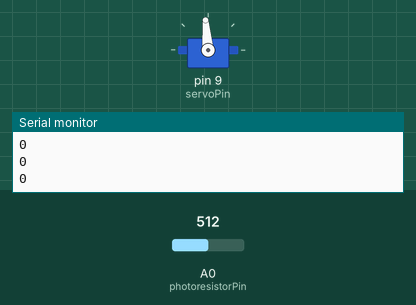
This sketch was run on a simulated Arduino Uno, built with avr-gcc and run on an emulated ATmega328P. Shown: servo, the last lines printed to the serial monitor. The inputs (shaded band) are chosen by the test bench; at power-on: A0 (photoresistorPin) = 512.

Above: at 9.0 s.
9.1 s: A0 (photoresistorPin) set to 496
At 12.0 s:
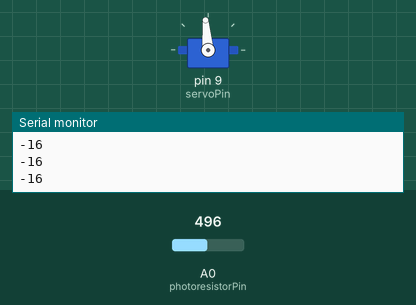
12.1 s: A0 (photoresistorPin) set to 511
At 12.8 s:
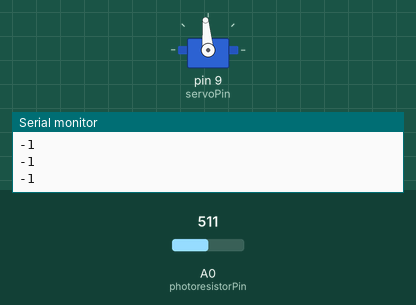
13.6 s: A0 (photoresistorPin) set to 306
At 16.5 s:
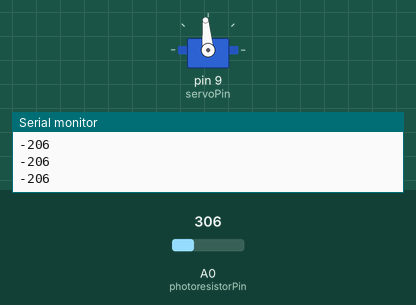
16.6 s: A0 (photoresistorPin) set to 716
At 17.2 s:
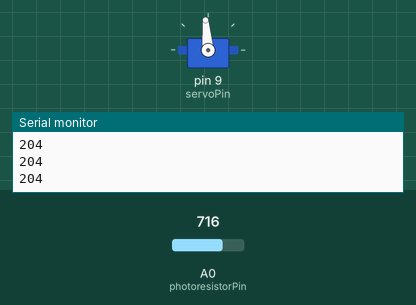
Timing chart, 0 to 19.1 s (numbered marks = the images above; inputs shaded):
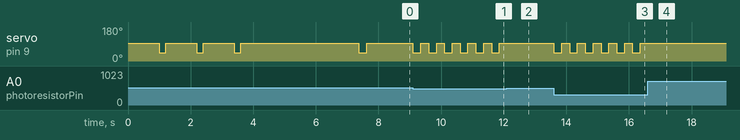

Measured:
- the behaviour switches between 508 and 507 on A0 (photoresistorPin) (found by bisection; images 0 and 1)
- after the input at 9.1 s, servo on pin 9 (servoPin): alternates 95° for 0.25 s and 45° for 0.25 s, starting at once
- after the input at 12.1 s, servo on pin 9 (servoPin): stops changing and stays 95°
- after the input at 13.6 s, servo on pin 9 (servoPin): alternates 95° for 0.25 s and 45° for 0.25 s, starting at once
- after the input at 16.6 s, servo on pin 9 (servoPin): stops changing and stays 95°

The sketch:

calibrationSensor.ino
```cpp
#include <Servo.h>

Servo sorterServo;

const int photoresistorPin = A0; // Photoresistor connected to analog pin A0
const int calibrationDuration = 3000; // Calibration duration in milliseconds (3 seconds)
const int discardDuration = 500; // Duration to discard initial readings in milliseconds (500 milliseconds)
const int servoPin = 9;

const int servoStandardAngle = 95;
const int servoSortAngle = 45;

int calibrationOffset = 0;

void calibrate(){
  unsigned long startTime = millis(); // Record start time for calibration
  int calibrationCount = 0;
  int calibrationValues[calibrationDuration / 5]; // Assuming 5 ms delay in the loop
  int index = 0;

  // Calibration phase
  while (millis() - startTime < calibrationDuration) {
    int sensorValue = analogRead(photoresistorPin);
    calibrationValues[index++] = sensorValue; // Store sensor values in array
    calibrationCount++;
    delay(5);
  }

  // Sort the calibration values
  for (int i = 0; i < calibrationCount - 1; i++) {
    for (int j = i + 1; j < calibrationCount; j++) {
      if (calibrationValues[i] > calibrationValues[j]) {
        // Swap values
        int temp = calibrationValues[i];
        calibrationValues[i] = calibrationValues[j];
        calibrationValues[j] = temp;
      }
    }
  }

  // Calculate calibration median
  if (calibrationCount % 2 == 0) {
    calibrationOffset = (calibrationValues[calibrationCount / 2 - 1] + calibrationValues[calibrationCount / 2]) / 2;
  } else {
    calibrationOffset = calibrationValues[calibrationCount / 2];
  }
}

void servoWiggle(){
  sorterServo.write(servoStandardAngle);
  delay(1000);
  sorterServo.write(servoSortAngle);
  delay(200);
  sorterServo.write(servoStandardAngle);
  delay(1000);
  sorterServo.write(servoSortAngle);
  delay(200);
  sorterServo.write(servoStandardAngle);
  delay(1000);
  sorterServo.write(servoSortAngle);
  delay(200);
  sorterServo.write(servoStandardAngle);

}

void servoSort(){
  sorterServo.write(servoSortAngle);
  delay(250);
  sorterServo.write(servoStandardAngle);
  delay(250);
}

void setup() {
  Serial.begin(9600);
  sorterServo.attach(servoPin);
  servoWiggle();
  delay(discardDuration); // Discard initial readings
  calibrate();
  servoSort();
}

void loop() {
    int sensorValue = analogRead(photoresistorPin);
    int calibratedValue = sensorValue - calibrationOffset; // Subtract calibration average
    if(calibratedValue < -4){
      servoSort();
      }
    Serial.println(calibratedValue);
    delay(2);
}
```
